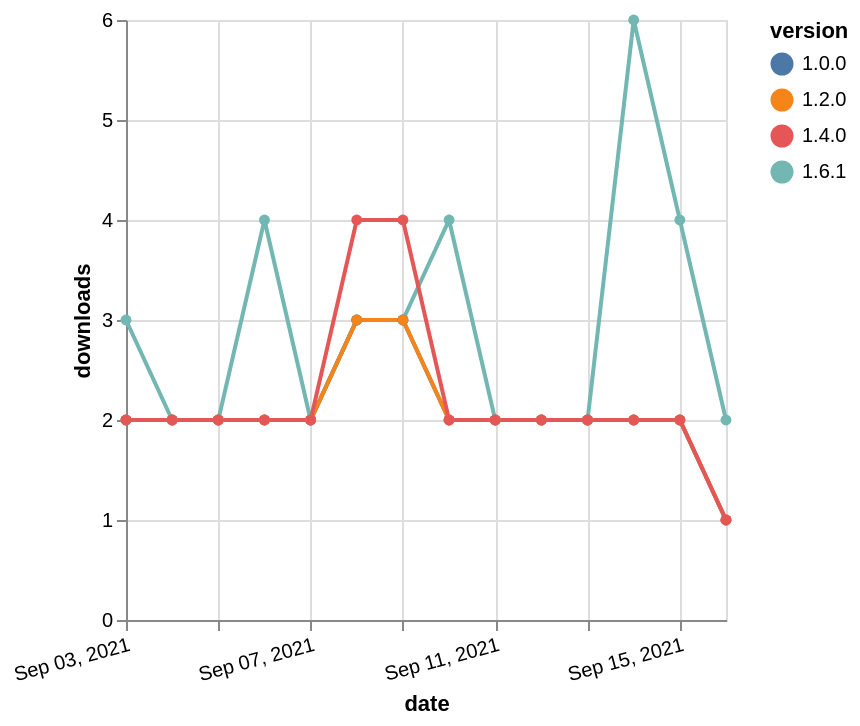

Vega-Lite specification stored for this chart:
### Vega-Lite specification from a JSON file in a GitHub repository (floating-point values rounded to 4 significant figures)
{"$schema": "https://vega.github.io/schema/vega-lite/v5.json", "description": "A simple bar chart with embedded data.", "data": {"values": [{"date": "2021-09-03", "total": 218, "delta": 3, "version": "1.6.1"}, {"date": "2021-09-04", "total": 220, "delta": 2, "version": "1.6.1"}, {"date": "2021-09-05", "total": 222, "delta": 2, "version": "1.6.1"}, {"date": "2021-09-06", "total": 226, "delta": 4, "version": "1.6.1"}, {"date": "2021-09-07", "total": 228, "delta": 2, "version": "1.6.1"}, {"date": "2021-09-08", "total": 231, "delta": 3, "version": "1.6.1"}, {"date": "2021-09-09", "total": 234, "delta": 3, "version": "1.6.1"}, {"date": "2021-09-10", "total": 238, "delta": 4, "version": "1.6.1"}, {"date": "2021-09-11", "total": 240, "delta": 2, "version": "1.6.1"}, {"date": "2021-09-12", "total": 242, "delta": 2, "version": "1.6.1"}, {"date": "2021-09-13", "total": 244, "delta": 2, "version": "1.6.1"}, {"date": "2021-09-14", "total": 250, "delta": 6, "version": "1.6.1"}, {"date": "2021-09-15", "total": 254, "delta": 4, "version": "1.6.1"}, {"date": "2021-09-16", "total": 256, "delta": 2, "version": "1.6.1"}, {"date": "2021-09-03", "total": 1436, "delta": 2, "version": "1.0.0"}, {"date": "2021-09-04", "total": 1438, "delta": 2, "version": "1.0.0"}, {"date": "2021-09-05", "total": 1440, "delta": 2, "version": "1.0.0"}, {"date": "2021-09-06", "total": 1442, "delta": 2, "version": "1.0.0"}, {"date": "2021-09-07", "total": 1444, "delta": 2, "version": "1.0.0"}, {"date": "2021-09-08", "total": 1447, "delta": 3, "version": "1.0.0"}, {"date": "2021-09-09", "total": 1450, "delta": 3, "version": "1.0.0"}, {"date": "2021-09-10", "total": 1452, "delta": 2, "version": "1.0.0"}, {"date": "2021-09-11", "total": 1454, "delta": 2, "version": "1.0.0"}, {"date": "2021-09-12", "total": 1456, "delta": 2, "version": "1.0.0"}, {"date": "2021-09-13", "total": 1458, "delta": 2, "version": "1.0.0"}, {"date": "2021-09-14", "total": 1460, "delta": 2, "version": "1.0.0"}, {"date": "2021-09-15", "total": 1462, "delta": 2, "version": "1.0.0"}, {"date": "2021-09-16", "total": 1463, "delta": 1, "version": "1.0.0"}, {"date": "2021-09-03", "total": 985, "delta": 2, "version": "1.2.0"}, {"date": "2021-09-04", "total": 987, "delta": 2, "version": "1.2.0"}, {"date": "2021-09-05", "total": 989, "delta": 2, "version": "1.2.0"}, {"date": "2021-09-06", "total": 991, "delta": 2, "version": "1.2.0"}, {"date": "2021-09-07", "total": 993, "delta": 2, "version": "1.2.0"}, {"date": "2021-09-08", "total": 996, "delta": 3, "version": "1.2.0"}, {"date": "2021-09-09", "total": 999, "delta": 3, "version": "1.2.0"}, {"date": "2021-09-10", "total": 1001, "delta": 2, "version": "1.2.0"}, {"date": "2021-09-11", "total": 1003, "delta": 2, "version": "1.2.0"}, {"date": "2021-09-12", "total": 1005, "delta": 2, "version": "1.2.0"}, {"date": "2021-09-13", "total": 1007, "delta": 2, "version": "1.2.0"}, {"date": "2021-09-14", "total": 1009, "delta": 2, "version": "1.2.0"}, {"date": "2021-09-15", "total": 1011, "delta": 2, "version": "1.2.0"}, {"date": "2021-09-16", "total": 1012, "delta": 1, "version": "1.2.0"}, {"date": "2021-09-03", "total": 669, "delta": 2, "version": "1.4.0"}, {"date": "2021-09-04", "total": 671, "delta": 2, "version": "1.4.0"}, {"date": "2021-09-05", "total": 673, "delta": 2, "version": "1.4.0"}, {"date": "2021-09-06", "total": 675, "delta": 2, "version": "1.4.0"}, {"date": "2021-09-07", "total": 677, "delta": 2, "version": "1.4.0"}, {"date": "2021-09-08", "total": 681, "delta": 4, "version": "1.4.0"}, {"date": "2021-09-09", "total": 685, "delta": 4, "version": "1.4.0"}, {"date": "2021-09-10", "total": 687, "delta": 2, "version": "1.4.0"}, {"date": "2021-09-11", "total": 689, "delta": 2, "version": "1.4.0"}, {"date": "2021-09-12", "total": 691, "delta": 2, "version": "1.4.0"}, {"date": "2021-09-13", "total": 693, "delta": 2, "version": "1.4.0"}, {"date": "2021-09-14", "total": 695, "delta": 2, "version": "1.4.0"}, {"date": "2021-09-15", "total": 697, "delta": 2, "version": "1.4.0"}, {"date": "2021-09-16", "total": 698, "delta": 1, "version": "1.4.0"}]}, "width": "container", "mark": {"type": "line", "point": {"filled": true}}, "encoding": {"x": {"field": "date", "type": "temporal", "timeUnit": "yearmonthdate", "title": "date", "axis": {"labelAngle": -15}}, "y": {"field": "delta", "type": "quantitative", "title": "downloads"}, "color": {"field": "version", "type": "nominal"}, "tooltip": {"field": "delta"}}}
